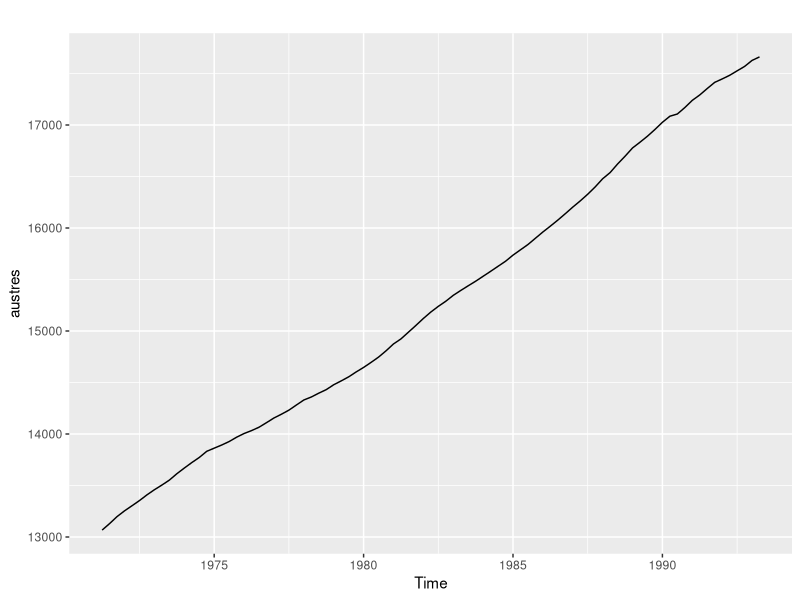
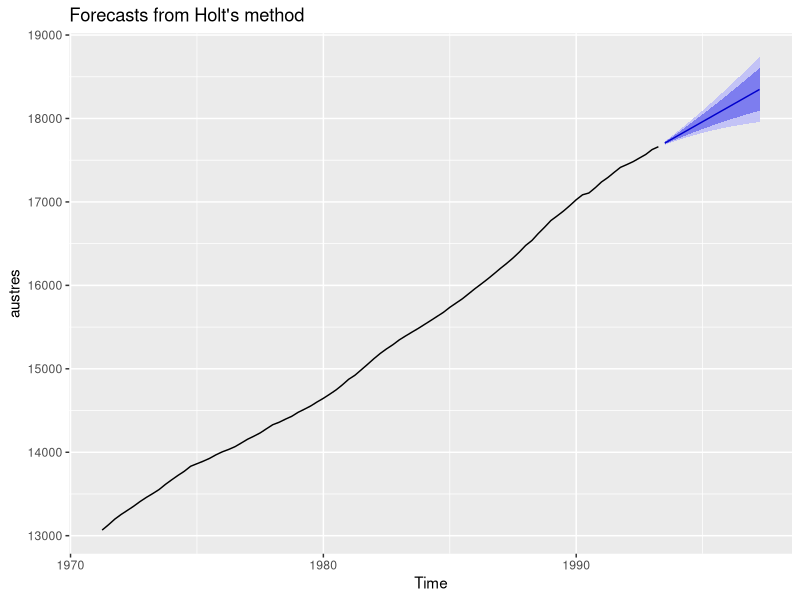
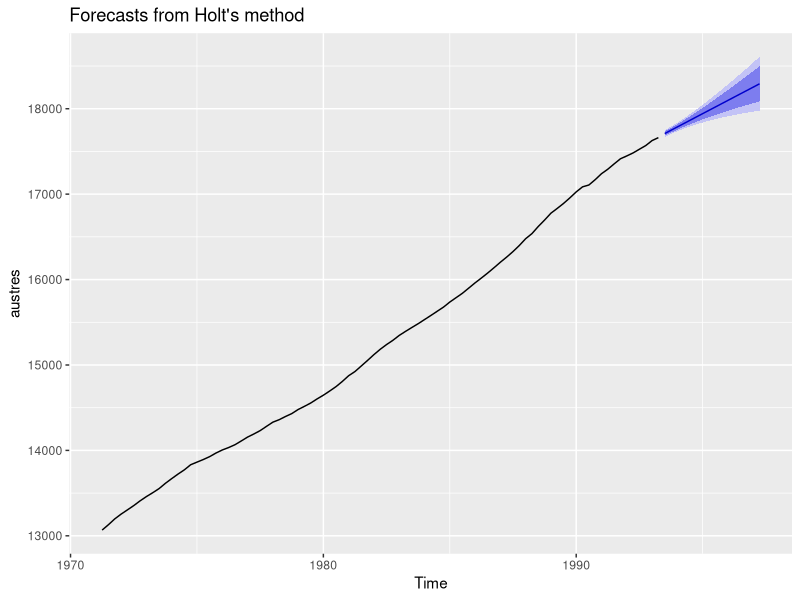
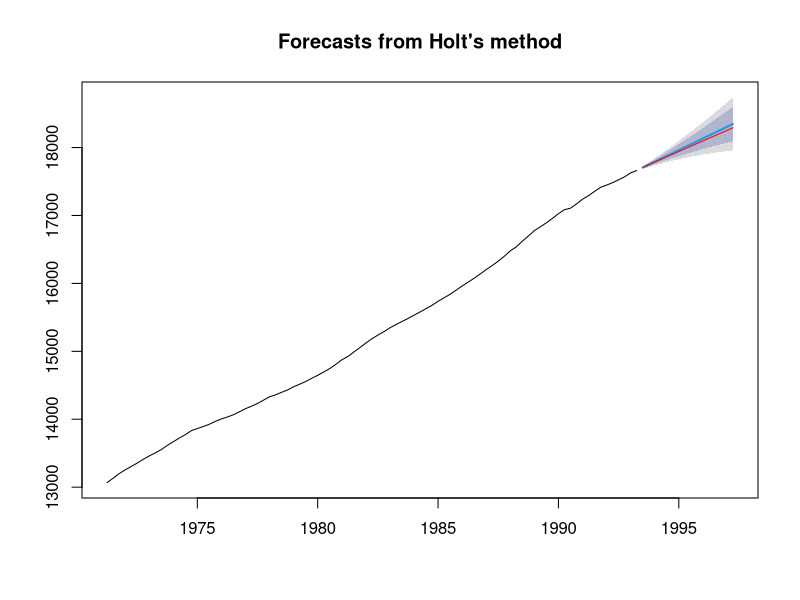
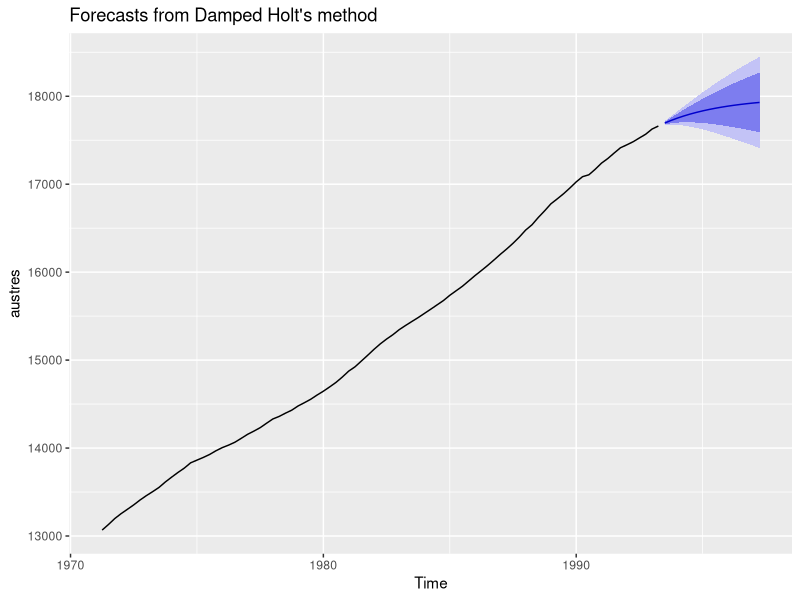
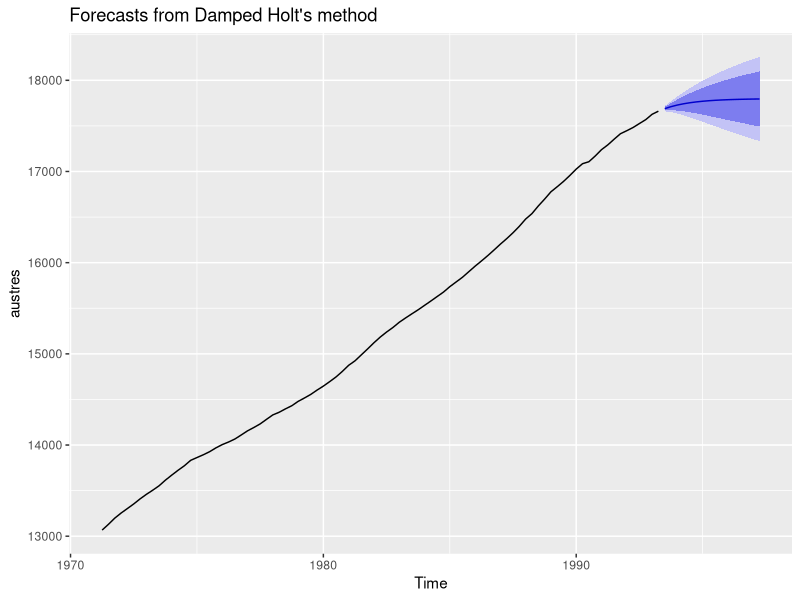
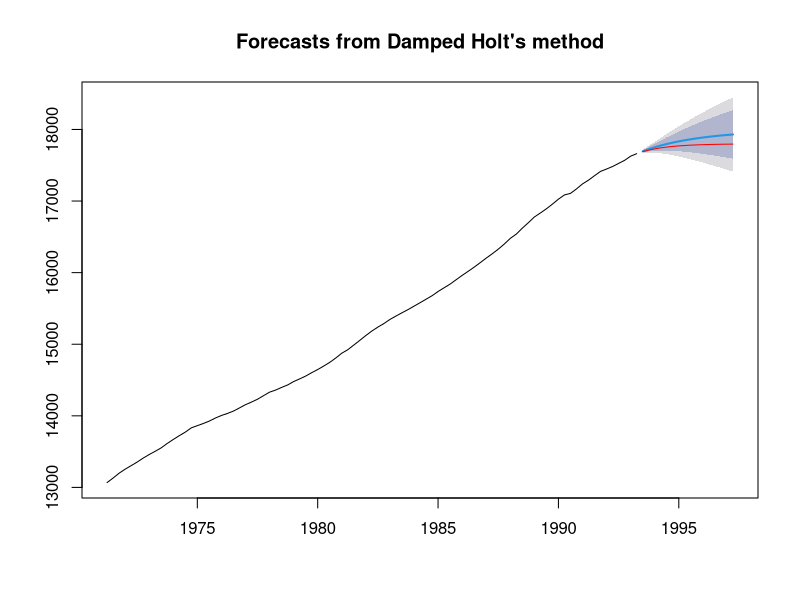
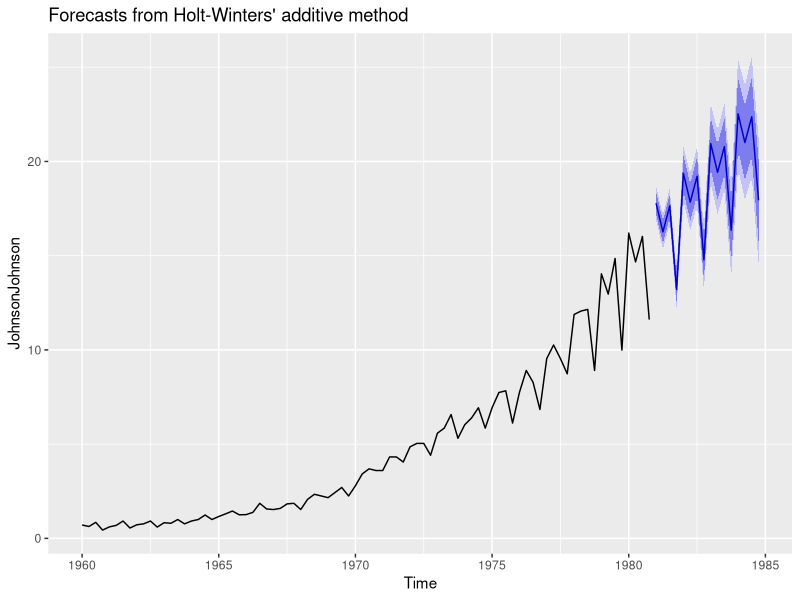

Here is the R script that generated these plots, in order:
library(forecast)
library(ggplot2)

# using holt linear trend
autoplot(austres)
mdl1 <- holt(austres, h=16)
mdl1
autoplot(mdl1)

mdl1$model

mdl2 <- holt(austres, h=16, alpha = 0.2)
autoplot(mdl2)

plot(mdl1)
lines(mdl2$mean, col="red")

mdl3 <- holt(austres, damped = T, phi = 0.9, h=16)
autoplot(mdl3)

mdl4 <- holt(austres, damped = T, phi = 0.8, h = 16)
autoplot(mdl4)

plot(mdl3)
lines(mdl4$mean, col ='red')

# using holt winter with seasonal data
mdl5 <- hw(JohnsonJohnson, seasonal = "additive", h=16)
autoplot(mdl5)

mdl6 <- hw(JohnsonJohnson, seasonal = "multiplicative", h=16)
autoplot(mdl6)

plot(mdl5)
lines(mdl6$mean, col='red')

mdl7 <- hw(JohnsonJohnson, seasonal = "multiplicative", damped = T, phi =  0.9, h = 16)
autoplot(mdl7)

# using ETS
mdl8 <- ets(JohnsonJohnson)
mdl8

prev <- forecast(mdl8, h=16, levels=c(85,90))
prev
autoplot(prev)


mdl9 <- ets(JohnsonJohnson, model = "ZAA", damped = T)
autoplot(mdl9)
mdl9

mdl10 <- ets(JohnsonJohnson, model = "ZZZ", damped = T)
autoplot(mdl10)
mdl10